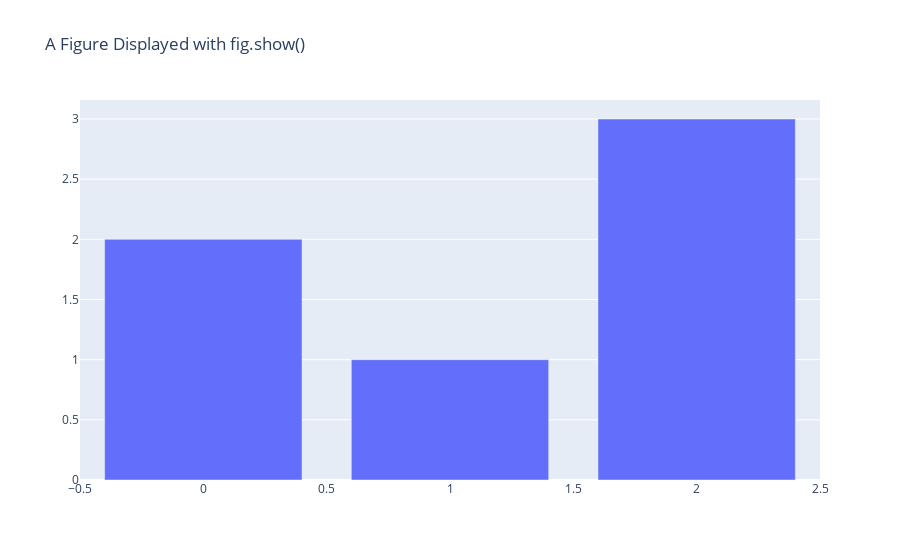

This figure's notebook cell:
### Code cell


### Figure 1 — Plotly figure (JSON) as saved in the notebook; plotly's stock layout.template omitted (floating-point values rounded to 4 significant figures)
{"data": [{"type": "bar", "y": [2, 1, 3]}], "layout": {"title": {"text": "A Figure Displayed with fig.show()"}}}
